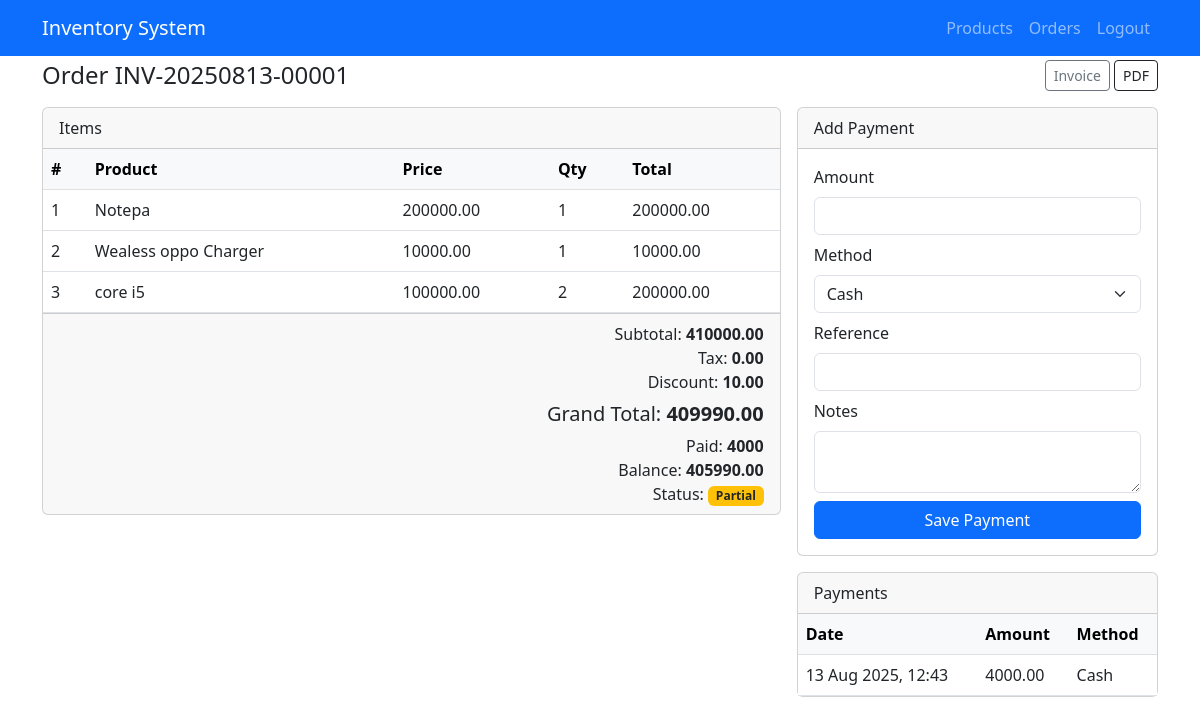
Page /billing/orders/1/ on the committed database.
### billing/models.py (models this page shows, shortened)
class Order(models.Model):
    PAYMENT_STATUS = [
        ("unpaid", "Unpaid"),
        ("partial", "Partial"),
        ("paid", "Paid"),
    ]
    customer = models.ForeignKey(Customer, on_delete=models.CASCADE, related_name="orders")
    created_by = models.ForeignKey(settings.AUTH_USER_MODEL, on_delete=models.SET_NULL, null=True, blank=True)
    date = models.DateTimeField(default=timezone.now)
    tax = models.DecimalField(max_digits=10, decimal_places=2, default=Decimal("0.00"))
    discount = models.DecimalField(max_digits=10, decimal_places=2, default=Decimal("0.00"))
    subtotal = models.DecimalField(max_digits=12, decimal_places=2, default=Decimal("0.00"))
    total = models.DecimalField(max_digits=12, decimal_places=2, default=Decimal("0.00"))
    invoice_number = models.CharField(max_length=50, unique=True, blank=True)
    payment_status = models.CharField(max_length=20, choices=PAYMENT_STATUS, default="unpaid")
    notes = models.TextField(blank=True, null=True)
    class Meta:
        ordering = ["-date"]
    @property
    def amount_paid(self):
        return self.payments.aggregate(x=models.Sum("amount"))["x"] or Decimal("0.00")
    @property
    def balance(self):
        return (self.total or Decimal("0.00")) - self.amount_paid

class OrderItem(models.Model):
    order = models.ForeignKey(Order, related_name="items", on_delete=models.CASCADE)
    product = models.ForeignKey(Product, on_delete=models.PROTECT)
    unit_price = models.DecimalField(max_digits=12, decimal_places=2)
    quantity = models.PositiveIntegerField()
    line_total = models.DecimalField(max_digits=12, decimal_places=2, default=Decimal("0.00"))
    class Meta:
        ordering = ["id"]

class Payment(models.Model):
    METHOD_CHOICES = [
        ("cash", "Cash"),
        ("card", "Card"),
        ("bank", "Bank Transfer"),
        ("online", "Online"),
    ]
    order = models.ForeignKey(Order, on_delete=models.CASCADE, related_name="payments")
    amount = models.DecimalField(max_digits=12, decimal_places=2)
    method = models.CharField(max_length=20, choices=METHOD_CHOICES, default="cash")
    reference = models.CharField(max_length=100, blank=True, null=True)
    date = models.DateTimeField(auto_now_add=True)
    notes = models.TextField(blank=True, null=True)
    class Meta:
        ordering = ["-date"]

### inventory/models.py (models this page shows, shortened)
class Product(models.Model):
    category = models.ForeignKey(Category, on_delete=models.CASCADE, related_name="products")
    name = models.CharField(max_length=200)
    description = models.TextField(blank=True, null=True)
    price = models.DecimalField(max_digits=10, decimal_places=2)
    quantity = models.PositiveIntegerField(default=0)
    minimum_stock = models.PositiveIntegerField(default=0)
    image = models.ImageField(upload_to="product_images/", blank=True, null=True)
    class Meta:
        ordering = ["name"]

### billing/views.py (the view)
# urls.py: path("orders/<int:pk>/", views.order_detail, name="order_detail"),
def order_detail(request, pk):
    order = get_object_or_404(Order.objects.select_related("customer"), pk=pk)
    items = order.items.select_related("product").all()
    payments = order.payments.all()
    return render(
        request,
        "billing/order_detail.html",
        {"order": order, "items": items, "payments": payments},
    )

### billing/templates/billing/order_detail.html (shortened to what this page needs)
{% extends 'inventory/base.html' %}
{% block content %}
<div class="d-flex justify-content-between align-items-center mb-3">
  <h4 class="mb-0">Order {{ order.invoice_number }}</h4>
  <div>
    <a class="btn btn-outline-secondary btn-sm" href="{% url 'billing:invoice_view' order.id %}">Invoice</a>
    <a class="btn btn-outline-dark btn-sm" href="{% url 'billing:invoice_pdf' order.id %}">PDF</a>
  </div>
</div>
<div class="row g-3">
  <div class="col-lg-8">
    <div class="card">
      <div class="card-header">Items</div>
      <div class="card-body p-0">
        <table class="table mb-0">
          <thead class="table-light">
            <tr><th>#</th><th>Product</th><th>Price</th><th>Qty</th><th>Total</th></tr>
          </thead>
          <tbody>
          {% for it in items %}
            <tr>
              <td>{{ forloop.counter }}</td>
              <td>{{ it.product.name }}</td>
              <td>{{ it.unit_price }}</td>
              <td>{{ it.quantity }}</td>
              <td>{{ it.line_total }}</td>
            </tr>
          {% endfor %}
          </tbody>
        </table>
      </div>
      <div class="card-footer text-end">
        <div>Subtotal: <strong>{{ order.subtotal }}</strong></div>
        <div>Tax: <strong>{{ order.tax }}</strong></div>
        <div>Discount: <strong>{{ order.discount }}</strong></div>
        <div class="mt-2 h5">Grand Total: <strong>{{ order.total }}</strong></div>
        <div>Paid: <strong>{{ order.amount_paid }}</strong></div>
        <div>Balance: <strong>{{ order.balance }}</strong></div>
        <div>Status:
          {% if order.payment_status == 'paid' %}
            <span class="badge bg-success">Paid</span>
          {% elif order.payment_status == 'partial' %}
            <span class="badge bg-warning text-dark">Partial</span>
          {% else %}
            <span class="badge bg-secondary">Unpaid</span>
          {% endif %}
        </div>
      </div>
    </div>
  </div>
  <div class="col-lg-4">
    <div class="card">
      <div class="card-header">Add Payment</div>
      <div class="card-body">
        <form method="post" action="{% url 'billing:add_payment' order.id %}">
          <div class="mb-2">
            <label class="form-label">Amount</label>
            <input name="amount" step="0.01" type="number" class="form-control" required>
          </div>
          <div class="mb-2">
            <label class="form-label">Method</label>
            <select name="method" class="form-select">
              <option value="cash">Cash</option>
            </select>
          </div>
          <div class="mb-2">
            <label class="form-label">Reference</label>
            <input name="reference" class="form-control">
          </div>
          <div class="mb-2">
            <label class="form-label">Notes</label>
            <textarea name="notes" class="form-control" rows="2"></textarea>
          </div>
          <button class="btn btn-primary w-100">Save Payment</button>
        </form>
      </div>
    </div>
    <div class="card mt-3">
      <div class="card-header">Payments</div>
      <div class="card-body p-0">
        <table class="table mb-0">
          <thead class="table-light">
            <tr><th>Date</th><th>Amount</th><th>Method</th></tr>
          </thead>
          <tbody>
          {% for p in payments %}
            <tr>
              <td>{{ p.date|date:"d M Y, H:i" }}</td>
              <td>{{ p.amount }}</td>
              <td>{{ p.get_method_display }}</td>
            </tr>
          {% empty %}
            <tr><td colspan="3" class="text-center text-muted">No payments.</td></tr>
          {% endfor %}
          </tbody>
        </table>
      </div>
    </div>
  </div>
</div>
{% endblock %}

### inventory/templates/inventory/base.html (style rules this page uses)
body { padding-top: 60px; }

### rows in the picture
Order: invoice_number "INV-20250813-00001", subtotal "410000.00", tax "0.00", discount "10.00", total "409990.00", amount_paid "4000", balance "405990.00"
OrderItem: product.name "Notepa", unit_price "200000.00", quantity "1", line_total "200000.00"
OrderItem: product.name "Wealess oppo Charger", unit_price "10000.00", quantity "1", line_total "10000.00"
OrderItem: product.name "core i5", unit_price "100000.00", quantity "2", line_total "200000.00"
Payment: date "13 Aug 2025, 12:43", amount "4000.00", method "Cash"
